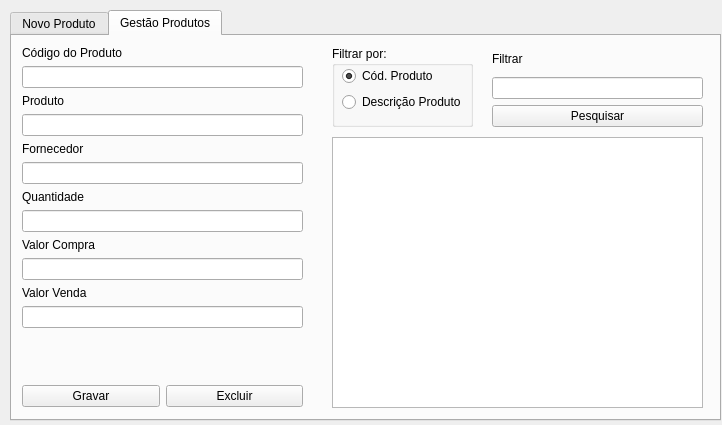
<?xml version="1.0" encoding="UTF-8"?>
<ui version="4.0">
 <class>gp_gestaoestoque</class>
 <widget class="QDialog" name="gp_gestaoestoque">
  <property name="geometry">
   <rect>
    <x>0</x>
    <y>0</y>
    <width>722</width>
    <height>425</height>
   </rect>
  </property>
  <property name="windowTitle">
   <string>Dialog</string>
  </property>
  <widget class="QTabWidget" name="tabWidget">
   <property name="geometry">
    <rect>
     <x>10</x>
     <y>10</y>
     <width>711</width>
     <height>411</height>
    </rect>
   </property>
   <property name="currentIndex">
    <number>1</number>
   </property>
   <widget class="QWidget" name="tab_novoproduto">
    <attribute name="title">
     <string>Novo Produto</string>
    </attribute>
    <widget class="QWidget" name="layoutWidget">
     <property name="geometry">
      <rect>
       <x>20</x>
       <y>10</y>
       <width>662</width>
       <height>246</height>
      </rect>
     </property>
     <layout class="QVBoxLayout" name="verticalLayout_8">
      <item>
       <layout class="QVBoxLayout" name="verticalLayout_7">
        <item>
         <layout class="QVBoxLayout" name="verticalLayout">
          <item>
           <widget class="QLabel" name="label">
            <property name="text">
             <string>Código do Produto</string>
            </property>
           </widget>
          </item>
          <item>
           <widget class="QLineEdit" name="txt_codigo"/>
          </item>
         </layout>
        </item>
        <item>
         <layout class="QVBoxLayout" name="verticalLayout_2">
          <item>
           <widget class="QLabel" name="label_2">
            <property name="text">
             <string>Descrição do Produto</string>
            </property>
           </widget>
          </item>
          <item>
           <widget class="QLineEdit" name="txt_descricao"/>
          </item>
         </layout>
        </item>
       </layout>
      </item>
      <item>
       <layout class="QHBoxLayout" name="horizontalLayout_2">
        <item>
         <layout class="QVBoxLayout" name="verticalLayout_4">
          <item>
           <widget class="QLabel" name="label_4">
            <property name="text">
             <string>Fornecedor</string>
            </property>
           </widget>
          </item>
          <item>
           <widget class="QLineEdit" name="txt_fornecedor"/>
          </item>
         </layout>
        </item>
        <item>
         <layout class="QVBoxLayout" name="verticalLayout_3">
          <item>
           <widget class="QLabel" name="label_3">
            <property name="text">
             <string>Qtde. Estoque</string>
            </property>
           </widget>
          </item>
          <item>
           <widget class="QLineEdit" name="txt_qtdestoque"/>
          </item>
         </layout>
        </item>
        <item>
         <layout class="QVBoxLayout" name="verticalLayout_5">
          <item>
           <widget class="QLabel" name="label_5">
            <property name="text">
             <string>Valor de Compra</string>
            </property>
           </widget>
          </item>
          <item>
           <widget class="QLineEdit" name="txt_valorcompra"/>
          </item>
         </layout>
        </item>
        <item>
         <layout class="QVBoxLayout" name="verticalLayout_6">
          <item>
           <widget class="QLabel" name="label_6">
            <property name="text">
             <string>Valor de Venda</string>
            </property>
           </widget>
          </item>
          <item>
           <widget class="QLineEdit" name="txt_valorvenda"/>
          </item>
         </layout>
        </item>
       </layout>
      </item>
      <item>
       <spacer name="verticalSpacer">
        <property name="orientation">
         <enum>Qt::Vertical</enum>
        </property>
        <property name="sizeHint" stdset="0">
         <size>
          <width>20</width>
          <height>40</height>
         </size>
        </property>
       </spacer>
      </item>
      <item>
       <layout class="QHBoxLayout" name="horizontalLayout">
        <item>
         <widget class="QPushButton" name="btn_novoproduto">
          <property name="text">
           <string>Novo</string>
          </property>
         </widget>
        </item>
        <item>
         <widget class="QPushButton" name="btn_gravarnovoproduto">
          <property name="text">
           <string>Gravar</string>
          </property>
         </widget>
        </item>
       </layout>
      </item>
     </layout>
    </widget>
   </widget>
   <widget class="QWidget" name="tab_gestaoprodutos">
    <attribute name="title">
     <string>Gestão Produtos</string>
    </attribute>
    <widget class="QTableWidget" name="tw_g_produtos">
     <property name="geometry">
      <rect>
       <x>320</x>
       <y>101</y>
       <width>371</width>
       <height>271</height>
      </rect>
     </property>
    </widget>
    <widget class="QGroupBox" name="groupBox">
     <property name="geometry">
      <rect>
       <x>320</x>
       <y>10</y>
       <width>141</width>
       <height>81</height>
      </rect>
     </property>
     <property name="title">
      <string>Filtrar por:</string>
     </property>
     <widget class="QWidget" name="layoutWidget">
      <property name="geometry">
       <rect>
        <x>10</x>
        <y>20</y>
        <width>122</width>
        <height>48</height>
       </rect>
      </property>
      <layout class="QVBoxLayout" name="verticalLayout_9">
       <item>
        <widget class="QRadioButton" name="rb_g_codigo">
         <property name="text">
          <string>Cód. Produto</string>
         </property>
         <property name="checked">
          <bool>true</bool>
         </property>
        </widget>
       </item>
       <item>
        <widget class="QRadioButton" name="rb_g_produto">
         <property name="text">
          <string>Descrição Produto</string>
         </property>
        </widget>
       </item>
      </layout>
     </widget>
    </widget>
    <widget class="QWidget" name="layoutWidget">
     <property name="geometry">
      <rect>
       <x>10</x>
       <y>10</y>
       <width>281</width>
       <height>361</height>
      </rect>
     </property>
     <layout class="QVBoxLayout" name="verticalLayout_16">
      <item>
       <layout class="QVBoxLayout" name="verticalLayout_10">
        <item>
         <widget class="QLabel" name="label_7">
          <property name="text">
           <string>Código do Produto</string>
          </property>
         </widget>
        </item>
        <item>
         <widget class="QLineEdit" name="txt_g_codigoproduto"/>
        </item>
       </layout>
      </item>
      <item>
       <layout class="QVBoxLayout" name="verticalLayout_15">
        <item>
         <layout class="QVBoxLayout" name="verticalLayout_14">
          <item>
           <layout class="QVBoxLayout" name="verticalLayout_13">
            <item>
             <layout class="QVBoxLayout" name="verticalLayout_12">
              <item>
               <layout class="QVBoxLayout" name="verticalLayout_11">
                <item>
                 <widget class="QLabel" name="label_8">
                  <property name="text">
                   <string>Produto</string>
                  </property>
                 </widget>
                </item>
                <item>
                 <widget class="QLineEdit" name="txt_g_produto"/>
                </item>
               </layout>
              </item>
              <item>
               <widget class="QLabel" name="label_9">
                <property name="text">
                 <string>Fornecedor</string>
                </property>
               </widget>
              </item>
              <item>
               <widget class="QLineEdit" name="txt_g_fornecedor"/>
              </item>
             </layout>
            </item>
            <item>
             <widget class="QLabel" name="labelestoque">
              <property name="text">
               <string>Quantidade</string>
              </property>
             </widget>
            </item>
            <item>
             <widget class="QLineEdit" name="txt_g_qtdestoque"/>
            </item>
           </layout>
          </item>
          <item>
           <widget class="QLabel" name="label_11">
            <property name="text">
             <string>Valor Compra</string>
            </property>
           </widget>
          </item>
          <item>
           <widget class="QLineEdit" name="txt_g_valorcompra"/>
          </item>
         </layout>
        </item>
        <item>
         <widget class="QLabel" name="label_12">
          <property name="text">
           <string>Valor Venda</string>
          </property>
         </widget>
        </item>
        <item>
         <widget class="QLineEdit" name="txt_g_valorvenda"/>
        </item>
        <item>
         <spacer name="verticalSpacer_2">
          <property name="orientation">
           <enum>Qt::Vertical</enum>
          </property>
          <property name="sizeHint" stdset="0">
           <size>
            <width>20</width>
            <height>40</height>
           </size>
          </property>
         </spacer>
        </item>
       </layout>
      </item>
      <item>
       <layout class="QHBoxLayout" name="horizontalLayout_3">
        <item>
         <widget class="QPushButton" name="btn_g_gravar">
          <property name="text">
           <string>Gravar</string>
          </property>
         </widget>
        </item>
        <item>
         <widget class="QPushButton" name="btn_g_excluir">
          <property name="text">
           <string>Excluir</string>
          </property>
         </widget>
        </item>
       </layout>
      </item>
     </layout>
    </widget>
    <widget class="QWidget" name="layoutWidget">
     <property name="geometry">
      <rect>
       <x>480</x>
       <y>10</y>
       <width>211</width>
       <height>81</height>
      </rect>
     </property>
     <layout class="QVBoxLayout" name="verticalLayout_18">
      <item>
       <layout class="QVBoxLayout" name="verticalLayout_17">
        <item>
         <widget class="QLabel" name="label_13">
          <property name="text">
           <string>Filtrar</string>
          </property>
         </widget>
        </item>
        <item>
         <widget class="QLineEdit" name="txt_g_filtrar"/>
        </item>
       </layout>
      </item>
      <item>
       <widget class="QPushButton" name="btn_g_filtrar">
        <property name="text">
         <string>Pesquisar</string>
        </property>
       </widget>
      </item>
     </layout>
    </widget>
   </widget>
  </widget>
 </widget>
 <resources/>
 <connections/>
</ui>
